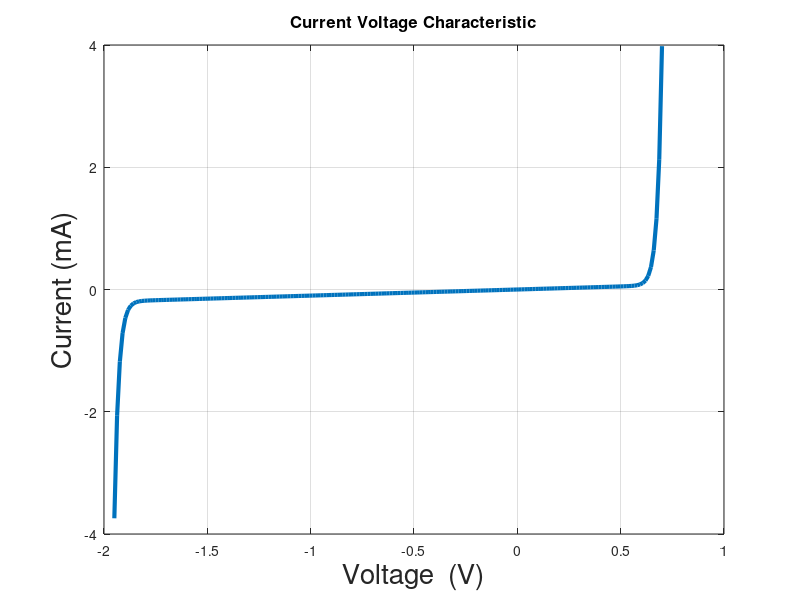
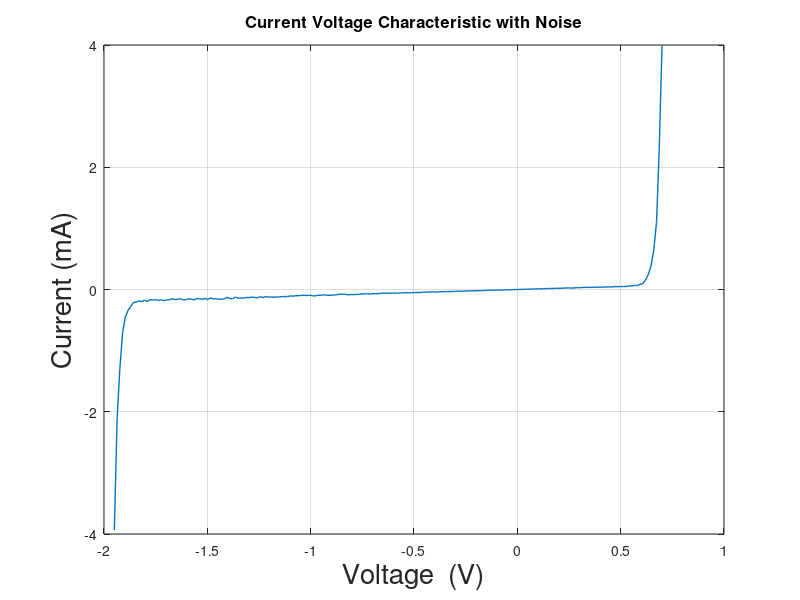
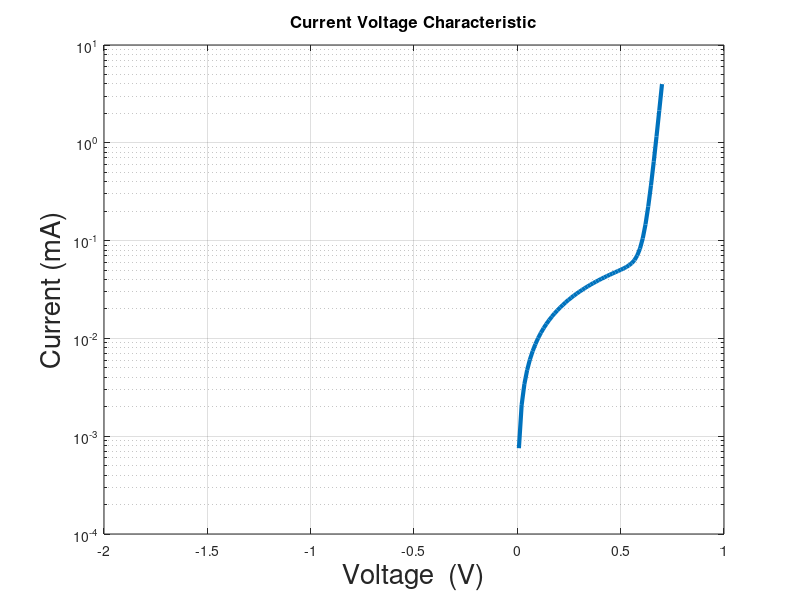
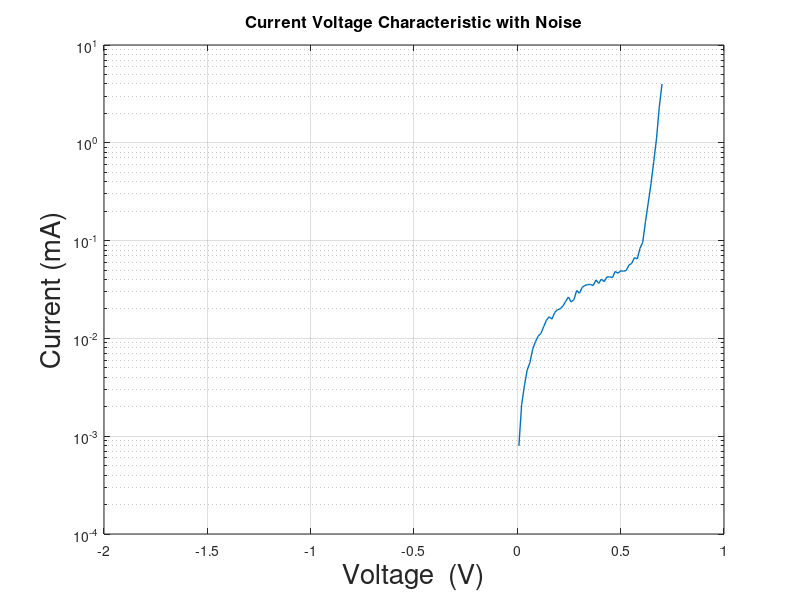

MATLAB code to generate these figures, in order: (Note: this script raises an error after producing the figures.)
% CMPA.m: 
%
% ELEC4700, PA-10
% Author: Jacob Godin
% Date: 2019/03/26
%--------------------------------------------------------------------------

% Task 1: Generate I Data and Plot

Is = 0.01e-12;
Ib = 0.1e-12;
Vb = 1.3;
Gp = 0.1;

V = linspace(-1.95,0.7,200);

I = Is*(exp(1.2*V/0.025) - 1) + Gp*V - Ib*exp((-1.2/0.025)*(V+Vb));
I_vari = zeros(200,1);

for i=1:length(I)
    I_low = I(i) - 0.10*I(i);
    I_high = I(i) + 0.10*I(i);
    
    I_vari(i) = (I_high-I_low)*rand() + I_low;
end


figure('Name','I-V Plot');
plot(V, I,'LineWidth',3);
hold on;
grid;
title('Current Voltage Characteristic', 'FontSize',12);
xlabel('Voltage  (V)','FontSize',20);
ylabel('Current (mA)','FontSize',20);

figure('Name','I-V Plot-2');
plot(V, I_vari, 'LineWidth',1);
hold on;
grid;
title('Current Voltage Characteristic with Noise', 'FontSize',12);
xlabel('Voltage  (V)','FontSize',20);
ylabel('Current (mA)','FontSize',20);

figure('Name','I-V Plot');
semilogy(V, I,'LineWidth',3);
hold on;
grid;
title('Current Voltage Characteristic', 'FontSize',12);
xlabel('Voltage  (V)','FontSize',20);
ylabel('Current (mA)','FontSize',20);

figure('Name','I-V Plot-2');
semilogy(V, I_vari, 'LineWidth',1);
hold on;
grid;
title('Current Voltage Characteristic with Noise', 'FontSize',12);
xlabel('Voltage  (V)','FontSize',20);
ylabel('Current (mA)','FontSize',20);

% Task 2: Polynomial Fitting

p4 = polyfit(V,I,4);
y4 = polyval(p4,V);

figure('Name','I-V Plot');
plot(V, I,'LineWidth',3);
hold on;
plot(V, y4,'LineWidth',3);
grid;
title('Current Voltage Characteristic', 'FontSize',12);
xlabel('Voltage  (V)','FontSize',20);
ylabel('Current (mA)','FontSize',20);
legend('I', '4th Order Polyfit');

figure('Name','I-V Plot-2');
plot(V, I_vari, 'LineWidth',1);
hold on;
plot(V, y4, 'LineWidth',1);
grid;
title('Current Voltage Characteristic with Noise', 'FontSize',12);
xlabel('Voltage  (V)','FontSize',20);
ylabel('Current (mA)','FontSize',20);
legend('I', '4th Order Polyfit');

p8 = polyfit(V,I,8);
y8 = polyval(p8,V);

figure('Name','I-V Plot');
plot(V, I,'LineWidth',3);
hold on;
plot(V, y8,'LineWidth',3);
grid;
title('Current Voltage Characteristic', 'FontSize',12);
xlabel('Voltage  (V)','FontSize',20);
ylabel('Current (mA)','FontSize',20);
legend('I', '8th Order Polyfit');

figure('Name','I-V Plot-2');
plot(V, I_vari, 'LineWidth',1);
hold on;
plot(V, y8, 'LineWidth',1);
grid;
title('Current Voltage Characteristic with Noise', 'FontSize',12);
xlabel('Voltage  (V)','FontSize',20);
ylabel('Current (mA)','FontSize',20);
legend('I', '8th Order Polyfit');


% Task 3: Nonlinear Curve Fitting

% Task 3a)

x = V;
fo = fittype('A.*(exp(1.2*x/25e-3)-1) + 0.1.*x - C.*(exp(1.2*(-(x+1.3))/25e-3)-1)');

ff = fit(V',I',fo);
If = ff(x);

% Task 3b)

fo2 = fittype('A.*(exp(1.2*x/25e-3)-1) + B.*x - C.*(exp(1.2*(-(x+1.3))/25e-3)-1)');
ff2 = fit(V',I',fo2);
If2 = ff(x);

% Task 3c)

fo3 = fittype('A.*(exp(1.2*x/25e-3)-1) + B.*x - C.*(exp(1.2*(-(x+D))/25e-3)-1)');
ff3 = fit(V',I',fo3);
If3 = ff(x);

figure('Name','I-V Plot');
plot(x, If,'LineWidth',3);
grid;
hold on;
plot(x, If2,'LineWidth',2);
hold on;
plot(x, If3,'LineWidth',1);
title('Current Voltage Characteristic, using fit()', 'FontSize',12);
xlabel('Voltage  (V)','FontSize',20);
ylabel('Current (mA)','FontSize',20);
legend('A, C','A, B, C','A, B, C, D');

% Task 4: Fitting Using Neural Net Model

inputs = V.';
targets = I.';
hiddenLayerSize = 10;
net = fitnet(hiddenLayerSize);
net.divideParam.trainRatio = 70/100;
net.divideParam.valRatio = 15/100;
net.divideParam.testRatio = 15/100;
[net,tr] = train(net,inputs,targets);
outputs = net(inputs);
errors = gsubtract(outputs,targets);
performance = perform(net,targets,outputs);
view(net)
Inn = outputs;

figure('Name','I-V Plot');
plot(inputs, Inn,'LineWidth',3);
grid;
title('Current Voltage Characteristic, using Neural Net Model', 'FontSize',12);
xlabel('Voltage  (V)','FontSize',20);
ylabel('Current (mA)','FontSize',20);





